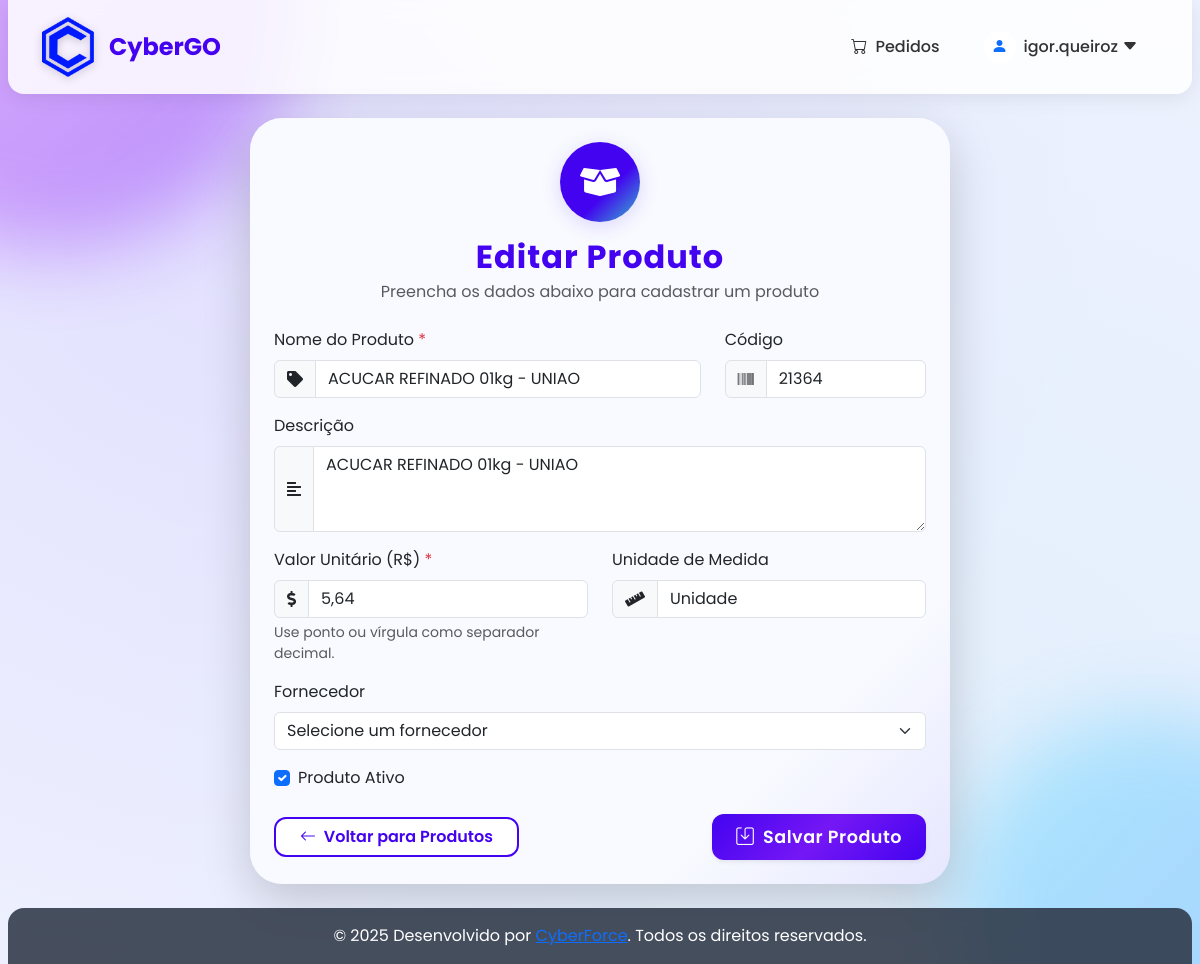
Page /produtos/editar/2/ (signed in) on the committed database.
### produtos/models.py (models this page shows, shortened)
class Produto(models.Model):
    nome = models.CharField("Nome do Produto", max_length=255)
    descricao = models.TextField("Descrição", blank=True, null=True)
    valor_unitario = models.DecimalField("Valor Unitário (R$)", max_digits=10, decimal_places=2)
    unidade_medida = models.CharField("Unidade de Medida", max_length=50, default="Unidade")
    codigo = models.CharField("Código do Produto", max_length=50, blank=True, null=True)
    data_cadastro = models.DateTimeField("Data de Cadastro", auto_now_add=True)
    ativo = models.BooleanField("Produto Ativo", default=True)
    fornecedor = models.ForeignKey(Fornecedor, on_delete=models.SET_NULL, null=True, blank=True, related_name='produtos')
    class Meta:
        verbose_name = "Produto"
        verbose_name_plural = "Produtos"
        ordering = ["nome"]

### produtos/views.py (the view, shortened to what this page needs)
# urls.py: path('editar/<int:pk>/', views.editar, name='editar'),
def editar(request, pk):
    produto = get_object_or_404(Produto, pk=pk)
    nome_original = produto.nome
    valor_original = produto.valor_unitario
    codigo_original = produto.codigo or '-'
    ativo_original = produto.ativo
    fornecedores = Fornecedor.objects.all()
    return render(request, 'produtos/form.html', {'produto': produto, 'fornecedores': fornecedores})

### templates/produtos/form.html (shortened to what this page needs)
{% extends 'base/base.html' %}
{% block content %}
<div class="container d-flex justify-content-center align-items-center" style="min-height: 90vh;">
    <div class="card shadow-lg p-4 w-100" style="max-width: 700px; border-radius: 2rem; background: linear-gradient(135deg, #f8faff 80%, #e6e6ff 100%); box-shadow: 0 12px 40px rgba(67,3,240,0.10);">
        <div class="text-center mb-4">
            <div style="width: 80px; height: 80px; margin: 0 auto; background: linear-gradient(135deg, #4303f0 60%, #36b9cc 100%); border-radius: 50%; display: flex; align-items: center; justify-content: center; box-shadow: 0 4px 20px rgba(67,3,240,0.15);">
                <i class="fas fa-box-open fa-2x text-white"></i>
            </div>
            <h2 class="fw-bold mt-3 mb-1" style="letter-spacing: 1px; color: #4303f0;">
                {% if produto.id %}Editar Produto{% else %}Novo Produto{% endif %}
            </h2>
            <p class="text-muted mb-0">Preencha os dados abaixo para cadastrar um produto</p>
        </div>
        <form method="post">
            <div class="row mb-3">
                <div class="col-md-8">
                    <label for="id_nome" class="form-label">Nome do Produto <span class="text-danger">*</span></label>
                    <div class="input-group">
                        <span class="input-group-text"><i class="fas fa-tag"></i></span>
                        <input type="text" name="nome" id="id_nome" class="form-control" required placeholder="Ex: Caderno Espiral" value="{{ produto.nome|default:'' }}">
                    </div>
                </div>
                <div class="col-md-4">
                    <label for="id_codigo" class="form-label">Código</label>
                    <div class="input-group">
                        <span class="input-group-text"><i class="fas fa-barcode"></i></span>
                        <input type="text" name="codigo" id="id_codigo" class="form-control" placeholder="Ex: CAD001" value="{{ produto.codigo|default:'' }}">
                    </div>
                </div>
            </div>
            <div class="mb-3">
                <label for="id_descricao" class="form-label">Descrição</label>
                <div class="input-group">
                    <span class="input-group-text"><i class="fas fa-align-left"></i></span>
                    <textarea name="descricao" id="id_descricao" class="form-control" rows="3" placeholder="Detalhes do produto">{{ produto.descricao|default:'' }}</textarea>
                </div>
            </div>
            <div class="row mb-3">
                <div class="col-md-6">
                    <label for="id_valor_unitario" class="form-label">Valor Unitário (R$) <span class="text-danger">*</span></label>
                    <div class="input-group">
                        <span class="input-group-text"><i class="fas fa-dollar-sign"></i></span>
                        <input type="text" name="valor_unitario" id="id_valor_unitario" class="form-control" required placeholder="Ex: 15.90" value="{{ produto.valor_unitario|default:'' }}">
                    </div>
                    <div class="form-text">Use ponto ou vírgula como separador decimal.</div>
                </div>
                <div class="col-md-6">
                    <label for="id_unidade_medida" class="form-label">Unidade de Medida</label>
                    <div class="input-group">
                        <span class="input-group-text"><i class="fas fa-ruler"></i></span>
                        <input type="text" name="unidade_medida" id="id_unidade_medida" class="form-control" placeholder="Ex: Unidade, Caixa" value="{{ produto.unidade_medida|default:'Unidade' }}">
                    </div>
                </div>
            </div>
            <div class="mb-3">
                <label for="id_fornecedor" class="form-label">Fornecedor</label>
                <select name="fornecedor" id="id_fornecedor" class="form-select">
                    <option value="">Selecione um fornecedor</option>
                </select>
            </div>
            {% if produto.id %}
            <div class="mb-3 form-check">
                <input type="checkbox" name="ativo" id="id_ativo" class="form-check-input" {% if produto.ativo %}checked{% endif %}>
                <label for="id_ativo" class="form-check-label">Produto Ativo</label>
            </div>
            {% endif %}
            <div class="d-flex justify-content-between align-items-center mt-4">
                <a href="{% url 'produtos:lista' %}" class="btn btn-secondary px-4">
                    <i class="bi bi-arrow-left me-1"></i> Voltar para Produtos
                </a>
                <button type="submit" class="btn btn-primary px-4 shadow-sm" style="font-size: 1.1rem;">
                    <i class="bi bi-save me-1"></i> Salvar Produto
                </button>
            </div>
        </form>
    </div>
</div>
{% endblock %}

### templates/base/base.html (shortened to what this page needs)
<!DOCTYPE html>
{% load static %}
<html lang="pt-br">
<head>
    <link href="https://cdn.jsdelivr.net/npm/bootstrap@5.3.2/dist/css/bootstrap.min.css" rel="stylesheet">
    <link rel="stylesheet" href="https://cdn.jsdelivr.net/npm/bootstrap-icons@1.11.0/font/bootstrap-icons.css">
    <link rel="stylesheet" href="https://cdnjs.cloudflare.com/ajax/libs/font-awesome/5.15.4/css/all.min.css">
    <link rel="stylesheet" href="https://cdn.datatables.net/1.13.6/css/dataTables.bootstrap5.min.css">
</head>
<body>
    <div class="bg-shapes">
        <div class="shape shape-1"></div>
        <div class="shape shape-2"></div>
    </div>
    {% block navbar %}
    <nav class="navbar navbar-expand-lg navbar-dark">
        <div class="container">
            <a class="navbar-brand" href="{% url 'core:home' %}">
                <img src="{% static 'images/logo.png' %}" alt="Logo da Empresa" style="height: 60px; margin-right: 15px; object-fit: contain;">
                <span style="font-size: 1.2em; font-weight: 700;">CyberGO</span>
            </a>
            <div class="collapse navbar-collapse" id="navbarNav">
                <ul class="navbar-nav ms-auto align-items-center">
                    {% if user.groups.all.0.name == 'Operador de Pedidos' %}
                        <li class="nav-item">
                            <a class="nav-link {% if request.resolver_match.app_name == 'pedidos' %}active{% endif %}"
                               href="{% url 'pedidos:lista' %}">
                                <i class="bi bi-cart me-1"></i> Pedidos
                            </a>
                        </li>
                    {% endif %}
                    {% if user.is_authenticated %}
                    <li class="nav-item dropdown ms-1">
                        <a class="nav-link d-flex align-items-center" href="#" id="customDropdown" role="button"
                           onclick="toggleCustomDropdown(event)">
                            <div class="bg-white rounded-circle d-flex align-items-center justify-content-center me-2"
                                 style="width: 32px; height: 32px; overflow: hidden;">
                                <i class="bi bi-person-fill text-primary"></i>
                            </div>
                            {% if user.is_staff %}admin{% else %}{{ user.username }}{% endif %} <i class="bi bi-caret-down-fill ms-1"></i>
                        </a>
                    </li>
                    {% else %}
                    <li class="nav-item">
                        <a class="nav-link" href="{% url 'usuarios:login' %}">
                            <i class="bi bi-box-arrow-in-right me-1"></i> Login
                        </a>
                    </li>
                    {% endif %}
                </ul>
            </div>
        </div>
    </nav>
    {% endblock %}
    <div class="container py-4">
        {% block content %}{% endblock %}
    </div>
    <footer class="py-3">
        <div class="container text-center">
            <p class="mb-0">&copy; {% now "Y" %} Desenvolvido por <a href="https://www.cyberforce.com.br" target="_blank">CyberForce</a>. Todos os direitos reservados.</p>
        </div>
    </footer>
</body>
</html>

### templates/base/base.html (style rules this page uses)
:root { --primary: #4303f0; --primary-dark: #3700cb; --primary-light: #5315ff; --purple-gradient: linear-gradient(135deg, #4303f0, #7517f5, #4303f0); --accent: rgba(255, 255, 255, 0.9); --text-color: #333; --text-muted: #717790; --border-radius-sm: 12px; --border-radius-md: 24px; --border-radius-lg: 32px; --box-shadow-sm: 0 8px 20px rgba(0, 0, 0, 0.07); --box-shadow-md: 0 15px 50px rgba(0, 0, 0, 0.1); --box-shadow-neu: 10px 10px 20px rgba(0, 0, 0, 0.05), -10px -10px 20px rgba(255, 255, 255, 0.8); --transition-smooth: all 0.5s cubic-bezier(0.25, 1, 0.5, 1); }
* { font-family: 'Poppins', sans-serif; }
body { background-image: radial-gradient(circle at 20% 20%, rgba(76, 0, 255, 0.1) 0%, rgba(76, 0, 255, 0.03) 70%), radial-gradient(circle at 80% 80%, rgba(94, 221, 230, 0.1) 0%, rgba(94, 221, 230, 0.03) 70%); background-color: #f8faff; min-height: 100vh; display: flex; flex-direction: column; position: relative; overflow-x: hidden; }
.bg-shapes { position: fixed; top: 0; left: 0; width: 100%; height: 100%; z-index: -1; overflow: hidden; pointer-events: none; }
.shape { position: absolute; border-radius: 50%; filter: blur(40px); opacity: 0.4; }
.shape-1 { width: 500px; height: 500px; top: -250px; left: -200px; background: linear-gradient(135deg, #e661ff, #7517f5); animation: floatAnimation 20s ease-in-out infinite alternate; }
.shape-2 { width: 400px; height: 400px; bottom: -150px; right: -150px; background: linear-gradient(135deg, #5edfff, #3c96ff); animation: floatAnimation 15s ease-in-out infinite alternate-reverse; }
.navbar { background-color: rgba(255, 255, 255, 0.85); backdrop-filter: blur(10px); -webkit-backdrop-filter: blur(10px); padding: 0.75rem 1rem; box-shadow: 0 4px 20px rgba(0, 0, 0, 0.08); border-radius: 0 0 16px 16px; margin: 0 8px; }
.navbar-brand { color: var(--primary) !important; font-weight: 600; display: flex; align-items: center; transition: var(--transition-smooth); }
.navbar-brand img { filter: drop-shadow(0 2px 4px rgba(0, 0, 0, 0.2)); transition: var(--transition-smooth); }
.nav-link { color: var(--text-color) !important; padding: 0.75rem 1rem !important; position: relative; margin: 0 0.25rem; font-weight: 500; border-radius: var(--border-radius-sm); transition: var(--transition-smooth); }
.card { background: rgba(255, 255, 255, 0.8); backdrop-filter: blur(10px); -webkit-backdrop-filter: blur(10px); border: none; border-radius: var(--border-radius-md); box-shadow: var(--box-shadow-sm); transition: var(--transition-smooth); overflow: hidden; transform-style: preserve-3d; transform: translateY(0) rotateX(0deg) scale(1); }
.btn-primary { background: var(--purple-gradient); border: none; border-radius: var(--border-radius-sm); padding: 0.6rem 1.5rem; font-weight: 600; letter-spacing: 0.5px; box-shadow: 0 8px 20px rgba(67, 3, 240, 0.3); position: relative; overflow: hidden; transition: all 0.4s ease; transform: translateZ(0); }
.btn-primary::before { content: ''; position: absolute; top: 0; left: -100%; width: 100%; height: 100%; background: linear-gradient(90deg, transparent, rgba(255, 255, 255, 0.3), transparent); z-index: -1; transition: all 0.6s ease; }
.btn-secondary { background-color: #fff; color: var(--primary); border: 2px solid var(--primary); border-radius: var(--border-radius-sm); font-weight: 600; transition: var(--transition-smooth); }
footer { margin-top: auto; background-color: rgba(41, 50, 65, 0.85); backdrop-filter: blur(10px); -webkit-backdrop-filter: blur(10px); color: white; padding: 1rem 0; border-radius: 16px 16px 0 0; margin: 0 8px; position: relative; z-index: 1; }
.nav-item.dropdown { position: relative !important; }

### rows in the picture
Produto: nome "ACUCAR REFINADO 01kg - UNIAO", codigo "21364", descricao "ACUCAR REFINADO 01kg - UNIAO", valor_unitario "5,64", unidade_medida "Unidade", ativo "☑"

### other values in the picture
{{ user.username }} "igor.queiroz"
